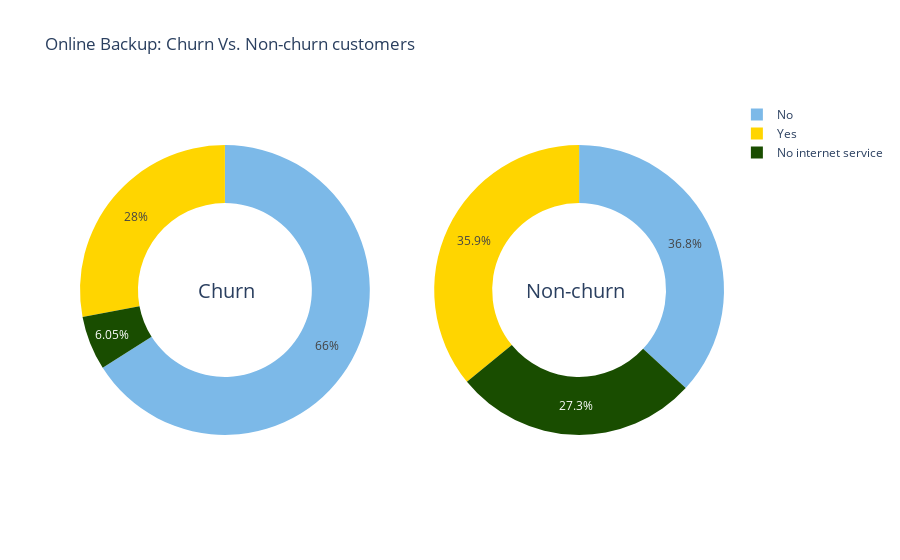

Notebook cell for this chart:
### Code cell
make_pies('OnlineBackup', 'Online Backup')

### Figure 1 — Plotly figure (JSON) as saved in the notebook; plotly's stock layout.template omitted (floating-point values rounded to 4 significant figures)
{"data": [{"domain": {"x": [0.0, 0.45], "y": [0.0, 1.0]}, "hole": 0.6, "hoverinfo": "label+value", "labels": ["No", "Yes", "No internet service"], "marker": {"colors": ["rgb(124,185,232)", "rgb(255,213,0)", "rgb(25,77,0)", "rgb(255,126,0)", "rgb(153,255,102)"]}, "name": "Churn", "type": "pie", "values": [1233, 523, 113]}, {"domain": {"x": [0.55, 1.0], "y": [0.0, 1.0]}, "hole": 0.6, "hoverinfo": "label+value", "labels": ["Yes", "No", "No internet service"], "marker": {"colors": ["rgb(124,185,232)", "rgb(255,213,0)", "rgb(25,77,0)", "rgb(255,126,0)", "rgb(153,255,102)"]}, "name": "Non-churn", "type": "pie", "values": [1902, 1854, 1407]}], "layout": {"annotations": [{"font": {"size": 20}, "showarrow": false, "text": "Churn", "x": 0.18, "y": 0.5}, {"font": {"size": 20}, "showarrow": false, "text": "Non-churn", "x": 0.85, "y": 0.5}], "title": {"text": "Online Backup: Churn Vs. Non-churn customers"}}}
